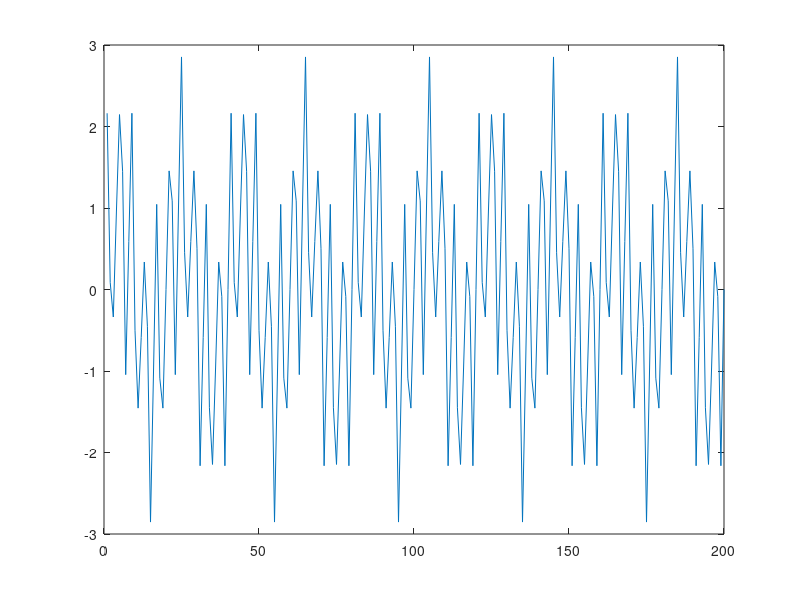
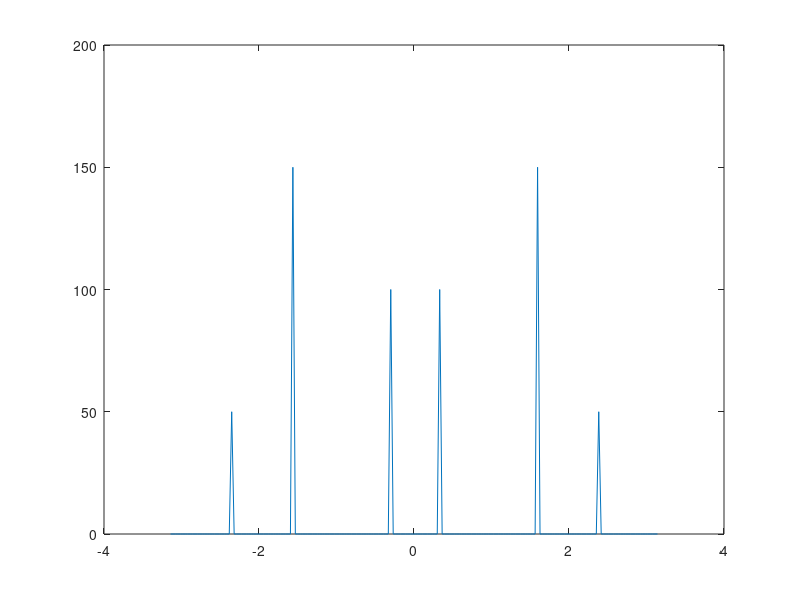
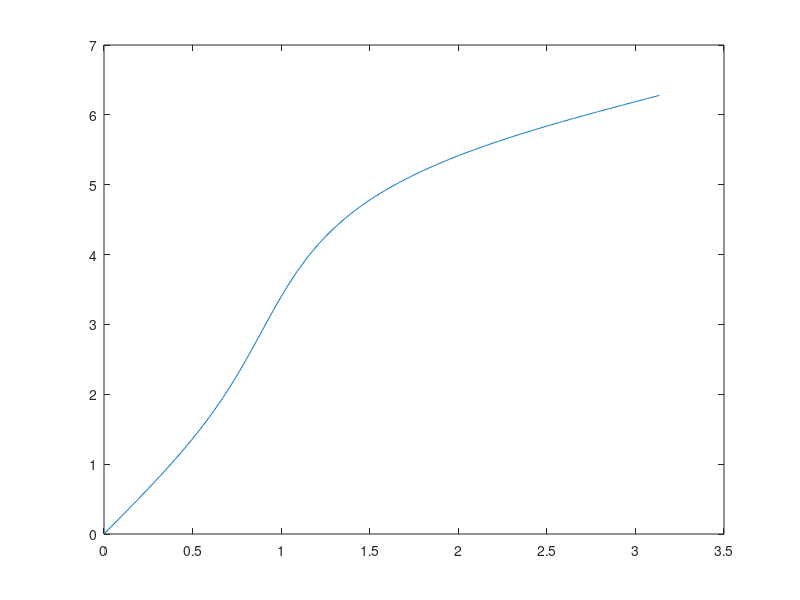
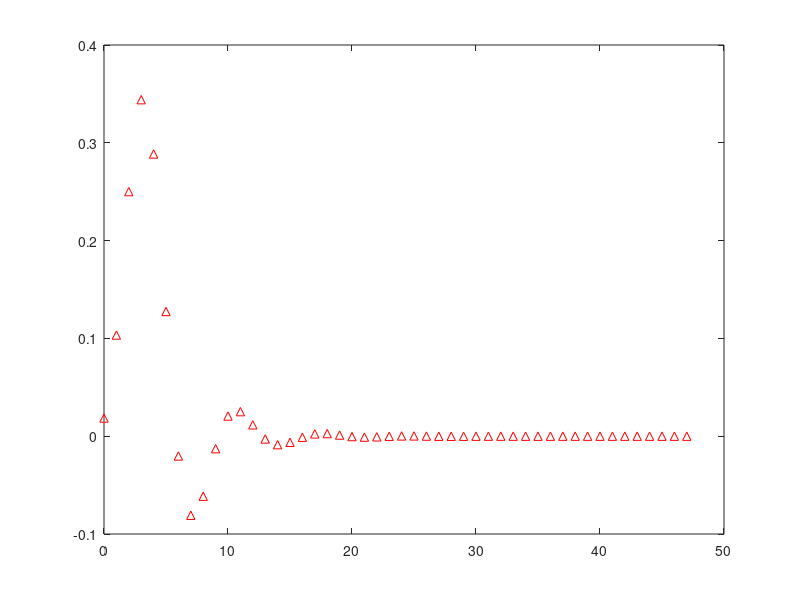

The MATLAB script that drew these images, in order:
%questao 1
clear all
close all
clc

x = [1:200];

sinal_1 = 1 * sin(0.1*pi.*x);
sinal_2 = 1.5 * sin(0.5*pi.*x);
sinal_3 = 0.5 * sin(0.75*pi.*x);

sinal_soma = sinal_1 + sinal_2 + sinal_3;

figure;
plot(sinal_soma)

figure;
eixo = linspace(-pi, pi, 200)
tf = abs(fftshift(fft(sinal_soma)))
plot(eixo,tf)


%0.3*pi / pi
[b,a] = butter(4,0.3);
[h,w] = freqz(b,a);
figure;
plot(w,abs(unwrap(angle(h))))

figure;
impz(b,a);


y_f = filter(b,a,sinal_soma);
%y_f = conv(sinal_soma, impz(b,a))
figure;
plot(y_f)

figure;
tf = abs(fftshift(fft(y_f)))
plot(eixo,tf)


%ruido branco
y1 = wgn(200,1,randn*sqrt(0.5));

%soma
y_s = y1'+sinal_soma;
figure;
plot(y_s)

%transfomada de f com ruido
figure;
tfs = abs(fftshift(fft(y_s)))
plot(eixo,tfs)


y_5 = conv(y1, impz(b,a)); %filtro  -----
figure;
plot(y_5)

